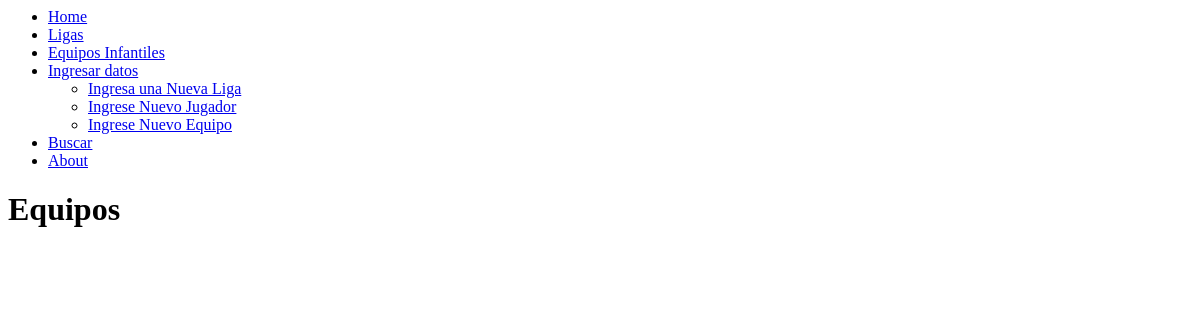
The app's page /Equipo/, older data.
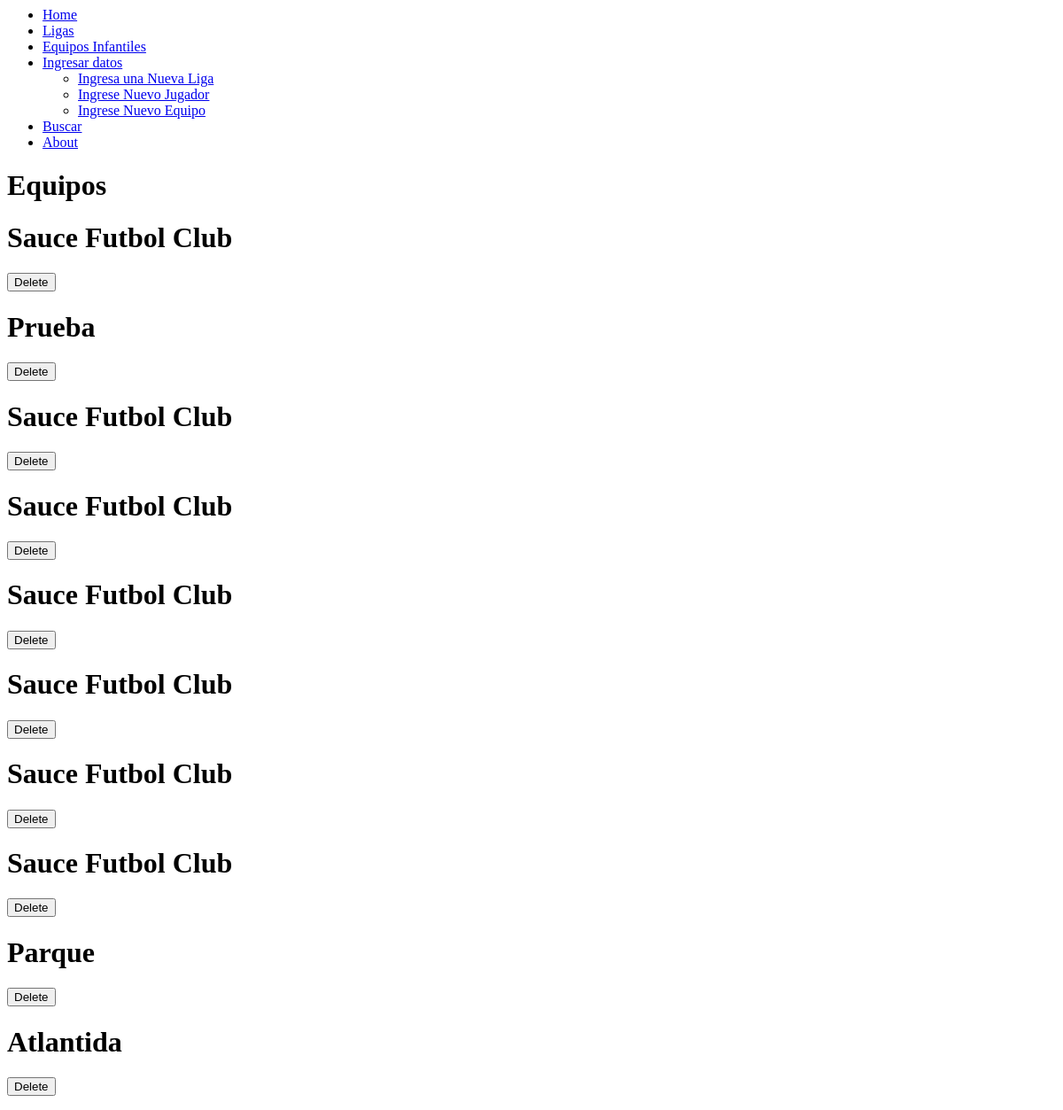
The same page, newer data.
### MyAPP/models.py (models this page shows, shortened)
class Equipos(models.Model):
    name = models.CharField(max_length=200)

### MyAPP/views.py (the view)
# urls.py: path('Equipo/', views.Equipo, name='Equipo'),
def Equipo(request):
    equipos = Equipos.objects.all()
    return render(request, 'Equipo.html', {'equipos': equipos})

### MyAPP/templates/Equipo.html (shortened to what this page needs)
{% extends 'base.html' %}
{% block content %}
<h1>Equipos</h1>
{% for equipo in equipos %}
  <div>
    <h1>{{ equipo.name }}</h1>
    <form method="post" action="{% url 'eliminar_equipo' equipo.id %}">
      <button type="submit">Delete</button>
    </form>
  </div>
{% endfor %}
{% endblock %}

### MyAPP/templates/base.html
<nav>
    <ul>
        <li>
            <a href="/">Home</a>
        </li>
        <li>
            <a href="/Proyectos">Ligas</a>
        </li>
        <li>
            <a href="/Equipo">Equipos Infantiles</a>
        </li>
        <li>
            <a href="#">Ingresar datos</a>
            <ul>
                <li>
                    <a href="/Crear_Liga">Ingresa una Nueva Liga</a>
                </li>
                <li>
                    <a href="/Crear_form">Ingrese Nuevo Jugador</a>
                </li>
                <li>
                    <a href="/Crear_Equipo">Ingrese Nuevo Equipo</a>
                </li>
            </ul>
        </li>
        <li>
            <a href="/buscar_equipos/">Buscar</a>
        </li>
        <li>
            <a href="/About">About</a>
        </li>
    </ul>
</nav>
{% block content %}
{% endblock %}

Row changes from the older to the newer data that the page shows:
added Equipos: name "Sauce Futbol Club"
added Equipos: name "Prueba"
added Equipos: name "Sauce Futbol Club"
added Equipos: name "Sauce Futbol Club"
added Equipos: name "Sauce Futbol Club"
added Equipos: name "Sauce Futbol Club"
added Equipos: name "Sauce Futbol Club"
added Equipos: name "Sauce Futbol Club"
added Equipos: name "Parque"
added Equipos: name "Atlantida"
